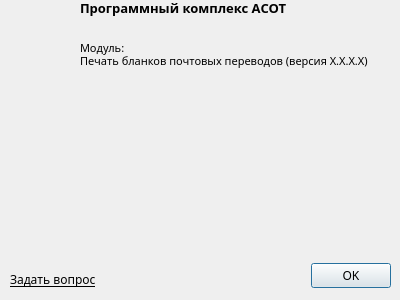
<?xml version="1.0" encoding="UTF-8"?>
<ui version="4.0">
 <class>AboutView</class>
 <widget class="QDialog" name="AboutView">
  <property name="windowModality">
   <enum>Qt::ApplicationModal</enum>
  </property>
  <property name="geometry">
   <rect>
    <x>0</x>
    <y>0</y>
    <width>400</width>
    <height>300</height>
   </rect>
  </property>
  <property name="font">
   <font>
    <family>Play</family>
   </font>
  </property>
  <property name="windowTitle">
   <string>О программе</string>
  </property>
  <property name="modal">
   <bool>true</bool>
  </property>
  <widget class="QDialogButtonBox" name="buttonBox">
   <property name="geometry">
    <rect>
     <x>130</x>
     <y>260</y>
     <width>261</width>
     <height>32</height>
    </rect>
   </property>
   <property name="orientation">
    <enum>Qt::Horizontal</enum>
   </property>
   <property name="standardButtons">
    <set>QDialogButtonBox::Ok</set>
   </property>
  </widget>
  <widget class="QLabel" name="label_logo">
   <property name="geometry">
    <rect>
     <x>0</x>
     <y>0</y>
     <width>71</width>
     <height>71</height>
    </rect>
   </property>
   <property name="text">
    <string/>
   </property>
   <property name="pixmap">
    <pixmap resource="bppax.qrc">:/bpp/res/logo.jpg</pixmap>
   </property>
  </widget>
  <widget class="QLabel" name="label">
   <property name="geometry">
    <rect>
     <x>80</x>
     <y>0</y>
     <width>301</width>
     <height>16</height>
    </rect>
   </property>
   <property name="font">
    <font>
     <family>Play</family>
     <pointsize>10</pointsize>
     <weight>75</weight>
     <bold>true</bold>
    </font>
   </property>
   <property name="text">
    <string>Программный комплекс АСОТ</string>
   </property>
  </widget>
  <widget class="QLabel" name="label_2">
   <property name="geometry">
    <rect>
     <x>80</x>
     <y>40</y>
     <width>301</width>
     <height>16</height>
    </rect>
   </property>
   <property name="font">
    <font>
     <family>Play</family>
     <pointsize>8</pointsize>
     <weight>50</weight>
     <bold>false</bold>
    </font>
   </property>
   <property name="text">
    <string>Модуль:</string>
   </property>
  </widget>
  <widget class="QLabel" name="label_version">
   <property name="geometry">
    <rect>
     <x>80</x>
     <y>53</y>
     <width>361</width>
     <height>16</height>
    </rect>
   </property>
   <property name="font">
    <font>
     <family>Play</family>
     <pointsize>8</pointsize>
     <weight>50</weight>
     <bold>false</bold>
    </font>
   </property>
   <property name="text">
    <string>Печать бланков почтовых переводов (версия Х.Х.Х.Х)</string>
   </property>
  </widget>
  <widget class="QLabel" name="labeltechsupport">
   <property name="geometry">
    <rect>
     <x>10</x>
     <y>270</y>
     <width>251</width>
     <height>20</height>
    </rect>
   </property>
   <property name="font">
    <font>
     <family>Play</family>
     <weight>50</weight>
     <bold>false</bold>
     <underline>true</underline>
    </font>
   </property>
   <property name="text">
    <string>Задать вопрос</string>
   </property>
   <property name="openExternalLinks">
    <bool>true</bool>
   </property>
   <property name="textInteractionFlags">
    <set>Qt::LinksAccessibleByKeyboard|Qt::LinksAccessibleByMouse</set>
   </property>
  </widget>
 </widget>
 <resources>
  <include location="bppax.qrc"/>
 </resources>
 <connections>
  <connection>
   <sender>buttonBox</sender>
   <signal>accepted()</signal>
   <receiver>AboutView</receiver>
   <slot>accept()</slot>
   <hints>
    <hint type="sourcelabel">
     <x>248</x>
     <y>254</y>
    </hint>
    <hint type="destinationlabel">
     <x>157</x>
     <y>274</y>
    </hint>
   </hints>
  </connection>
  <connection>
   <sender>buttonBox</sender>
   <signal>rejected()</signal>
   <receiver>AboutView</receiver>
   <slot>reject()</slot>
   <hints>
    <hint type="sourcelabel">
     <x>316</x>
     <y>260</y>
    </hint>
    <hint type="destinationlabel">
     <x>286</x>
     <y>274</y>
    </hint>
   </hints>
  </connection>
 </connections>
</ui>
